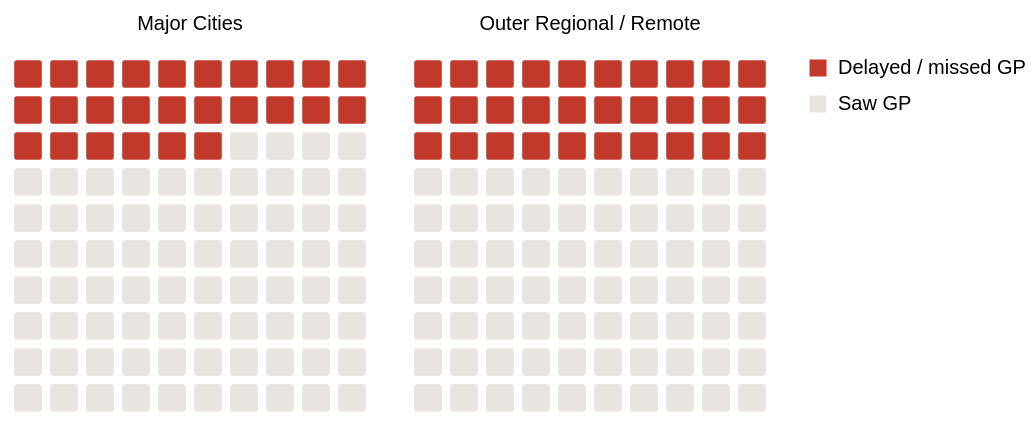

Specify this chart in Vega-Lite:
### Vega-Lite specification from a JSON file in a GitHub repository (floating-point values rounded to 4 significant figures; data arrays with more than 128 entries replaced by an {"elided": "..."} marker saying what was removed)
{"$schema": "https://vega.github.io/schema/vega-lite/v5.json", "width": "container", "height": 260, "background": null, "config": {"font": "Source Sans 3, system-ui, sans-serif", "view": {"stroke": null}}, "data": {"values": {"elided": "200 records"}}, "facet": {"column": {"field": "group", "type": "nominal", "header": {"title": null, "labelFont": "Source Sans 3, system-ui, sans-serif", "labelFontSize": 13, "labelFontWeight": "bold"}}}, "spec": {"width": 180, "height": 180, "mark": {"type": "rect", "stroke": "#ffffff", "strokeWidth": 1.5, "cornerRadius": 2}, "encoding": {"x": {"field": "col", "type": "ordinal", "axis": null, "scale": {"paddingInner": 0.15}}, "y": {"field": "row", "type": "ordinal", "axis": null, "scale": {"paddingInner": 0.15}}, "color": {"field": "highlight", "type": "nominal", "scale": {"domain": [true, false], "range": ["#C0392B", "#E8E4DF"]}, "legend": {"title": null, "titleFont": "Source Sans 3, system-ui, sans-serif", "labelFont": "Source Sans 3, system-ui, sans-serif", "values": [true, false], "labelExpr": "datum.value ? 'Delayed / missed GP' : 'Saw GP'"}}, "tooltip": [{"field": "group", "title": "Region"}, {"field": "highlight", "title": "Delayed/missed GP?"}]}}}
